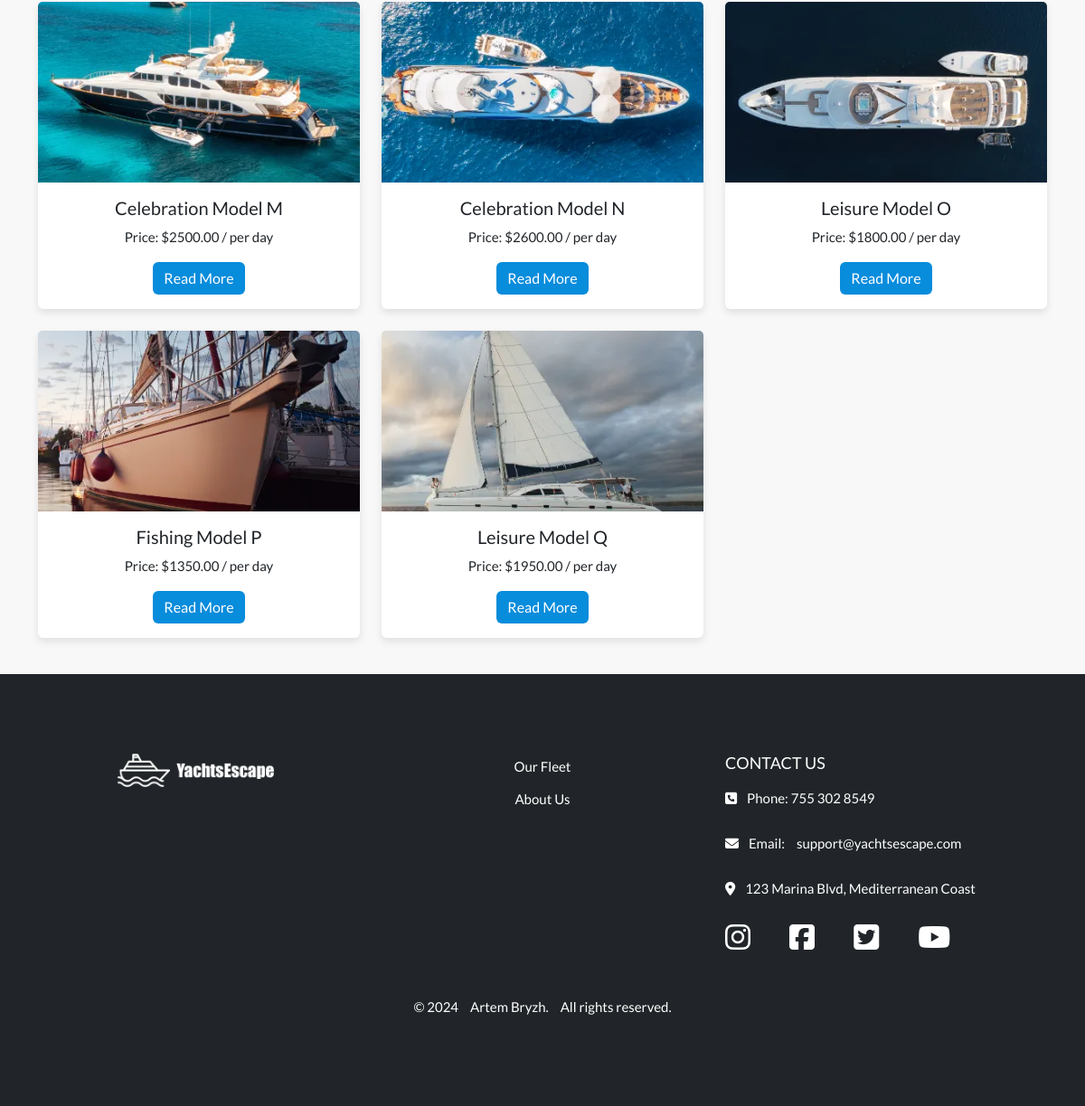
The app's page /yachts/ (lower part), older data.
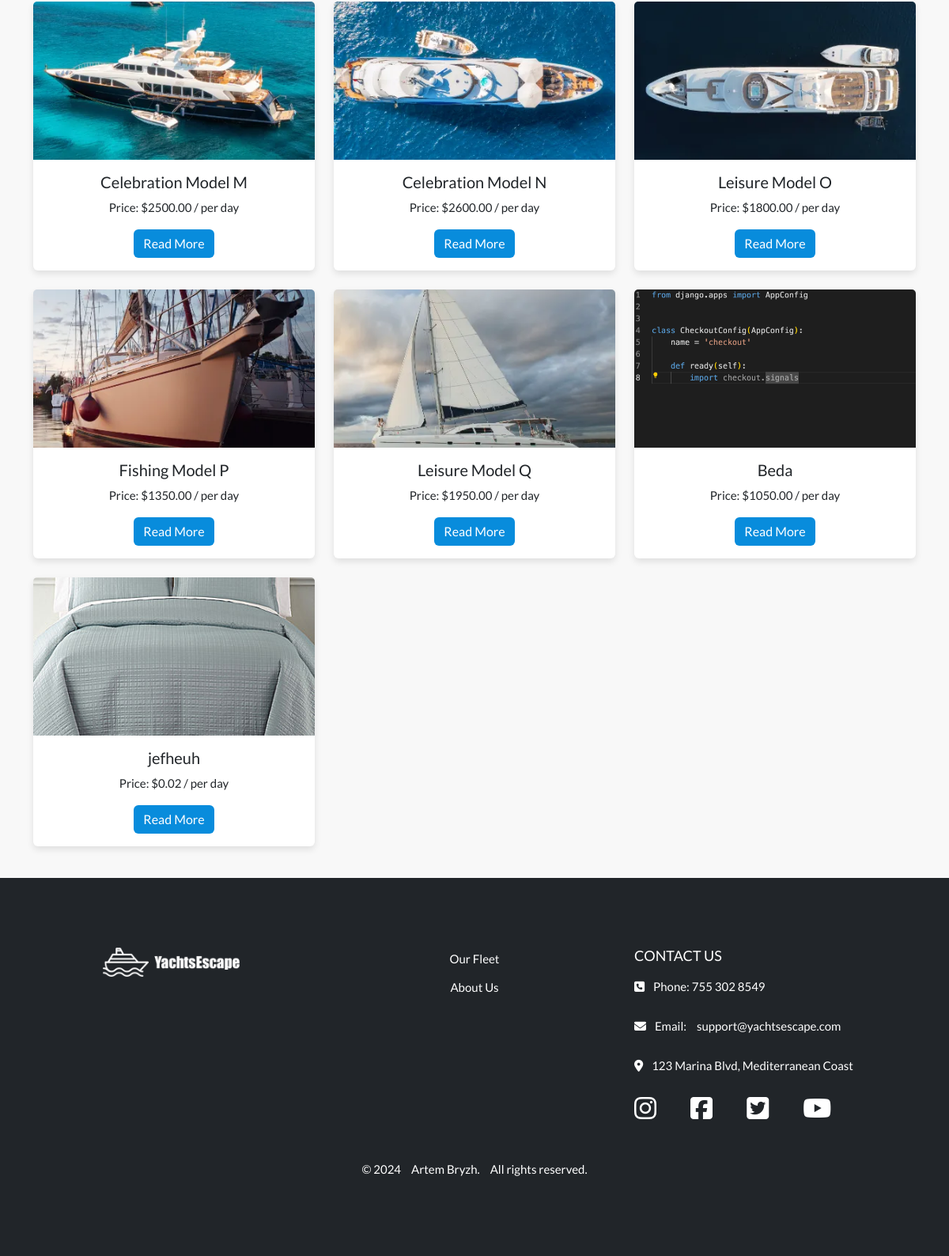
The same page, newer data.
### yachts/models.py (models this page shows, shortened)
class Yacht(models.Model):
    name = models.CharField(max_length=100)
    id = models.AutoField(primary_key=True)
    type = models.CharField(max_length=50, default='default_type')
    description = models.TextField()
    location = models.CharField(max_length=100)
    capacity = models.IntegerField()
    price_per_day = models.DecimalField(max_digits=8, decimal_places=2)
    rating = models.DecimalField(max_digits=6, decimal_places=2, null=True, blank=True)
    available = models.BooleanField(default=True)
    image_url = models.URLField(max_length=1024, null=True, blank=True)
    image = models.ImageField(upload_to='yachts/cards/', null=True, blank=True)

### yachts/views.py (the view)
# urls.py: path('', views.yacht_list, name='yacht_list'),  # URL для страницы списка яхт
def yacht_list(request):
    yachts = Yacht.objects.all()  # Get all yacht objects
    return render(request, 'yachts/yacht-list.html', {'yachts': yachts})

### yachts/templates/yachts/yacht-list.html (shortened to what this page needs)
{% extends 'base.html' %}
{% load static %}
{% block extra_css %}
  <link rel="stylesheet" href="{% static 'css/yachts/yacht-list.css' %}">
{% endblock %}
{% block content %}
<div class="container">
    <div class="row mt-5">
    {% for yacht in yachts %}
        <div class="col-md-4 mb-4">
            <div class="card h-100">
                {% if yacht.image %}
                    <img src="{{ yacht.image.url }}" class="card-img-top" alt="{{ yacht.name }}">
                {% else %}
                    <img src="{% static 'images/default-yacht.jpg' %}" class="card-img-top" alt="{{ yacht.name }}">
                {% endif %}
                <div class="card-body">
                    <h5 class="card-title">{{ yacht.name }}</h5>
                    <p class="card-text">Price: ${{ yacht.price_per_day }} / per day</p>
                    <a href="#" class="btn btn-primary">Read More</a>
                </div>
            </div>
        </div>
    {% endfor %}
</div>
{% endblock %}

Row changes from the older to the newer data that the page shows:
added Yacht: image (picture), name "Beda", price_per_day "1050.00"
added Yacht: image (picture), name "jefheuh", price_per_day "0.02"
